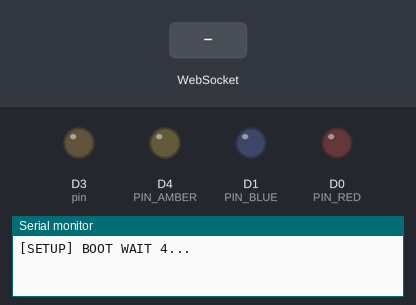
Simulated run of this sketch. Board: ESP8266 (NodeMCU). Parts: output pins drawn as LEDs (lit = HIGH), the last lines printed to the serial monitor. Dashed ring = blinking. The test bench sets the inputs (shaded band). WiFi joins after 1.5 s; servers stay silent unless stated.

Above: at 0.1 s.
At 6.7 s:
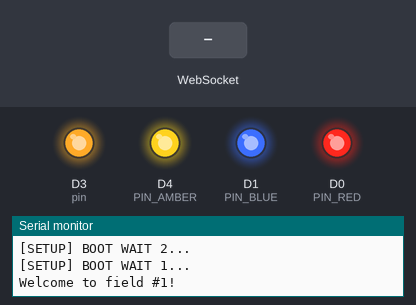
6.8 s: WebSocket text "red" received
At 7.1 s:
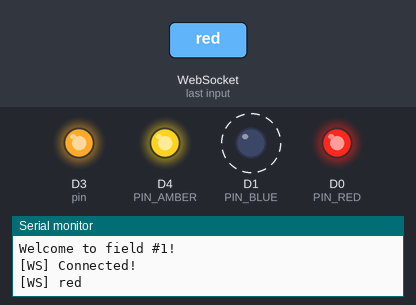
9.8 s: WebSocket text "blue" received
11.3 s: WebSocket text "green" received
Timing chart, 0 to 14.3 s (numbered marks = the images above; inputs shaded):
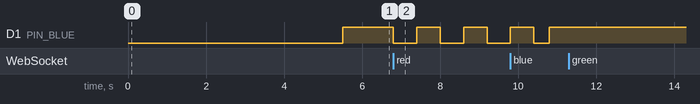

Measured:
- after the input at 6.8 s, D1 (PIN_BLUE): alternates HIGH for 0.60 s and LOW for 0.60 s, starting at once

The sketch:

Arduino.ino
```cpp
#include <Arduino.h>
#include <ArduinoJson.h>
#include <ESP8266WiFi.h>
#include <ESP8266WiFiMulti.h>
#include <WebSocketsClient.h>
#include <Hash.h>
#include <map>
using namespace std;

///////////////////////////////////////////////////////

const char *ssid = "FTC Arena";
const char *password = "****************";
const char *websocketServerIp = "192.168.1.2";
const int websocketServerPort = 8080;
const int fieldNum = 1;
const long blinkInterval = 600;
const bool debug = false;

const int PIN_RED = D0;
const int PIN_BLUE = D1;
const int PIN_GREEN = D3;
const int PIN_AMBER = D4;

///////////////////////////////////////////////////////

ESP8266WiFiMulti WiFiMulti;
WebSocketsClient webSocket;
typedef std::function<void(int index)> TimeoutCallback;

class Led {
  public:
    int pin = 0;
    bool isTimeoutRunning;
    int timeoutStart;
    int timeoutSeconds;
    TimeoutCallback timeoutCallback;
    bool isBlink;
    long previousMillis = 0;

    Led(int _pin) {
      pin = _pin;
    }

    void turnOn() {
      digitalWrite(pin, LOW);
    }
    void turnOff() {
      digitalWrite(pin, HIGH);
    }
    void toggle() {
      digitalWrite(pin, !digitalRead(pin));
    }
};
Led leds[] = {Led(PIN_RED), Led(PIN_BLUE), Led(PIN_GREEN), Led(PIN_AMBER)};

void ledEvent(const String color, const String state, int seconds) {
  int index;
  if (color == "red")
    index = 0;
  if (color == "blue")
    index = 1;
  if (color == "green")
    index = 2;
  if (color == "amber")
    index = 3;

  leds[index].isTimeoutRunning = false;

  if (state == "on") {
    leds[index].turnOn();
    leds[index].isBlink = false;
    if (seconds > 0) {
      leds[index].timeoutStart = millis();
      leds[index].timeoutSeconds = seconds;
      leds[index].timeoutCallback = [](int index) -> void {
        leds[index].turnOff();
      };
      leds[index].isTimeoutRunning = true;
    }
  } else if (state == "off") {
    if (seconds > 0) {
      leds[index].timeoutStart = millis();
      leds[index].timeoutSeconds = seconds;
      leds[index].timeoutCallback = [](int index) -> void {
        leds[index].isBlink = false;
        leds[index].turnOff();
      };
      leds[index].isTimeoutRunning = true;
    } else {
      leds[index].isBlink = false;
      leds[index].turnOff();
    }
  } else if (state == "blink") {
    leds[index].isBlink = true;
    if (seconds > 0) {
      leds[index].timeoutStart = millis();
      leds[index].timeoutSeconds = seconds;
      leds[index].timeoutCallback = [](int index) -> void {
        leds[index].isBlink = false;
        leds[index].turnOff();
      };
      leds[index].isTimeoutRunning = true;
    }
  }
}

void webSocketEvent(WStype_t type, uint8_t *payload, size_t length) {
  switch (type) {
    case WStype_DISCONNECTED:{
      Serial.println("[WS] Disconnected!");
      ledEvent("red", "blink", 0);
      ledEvent("blue", "off", 0);
      ledEvent("green", "off", 0);
      ledEvent("amber", "off", 0);
      break;
    }
    case WStype_CONNECTED:
      ledEvent("blue", "blink", 4);
      Serial.println("[WS] Connected!");
      break;
    case WStype_TEXT: {
      Serial.printf("[WS] %s\n", payload);
      DynamicJsonDocument json(1024);
      deserializeJson(json, payload);
      const String color = json[0];
      const int field = json[1];
      const String state = json[2];
      int seconds = json[3];
      if (field == fieldNum || field == -1) {
        ledEvent(color, state, seconds);
      }
      break;
    }
    case WStype_PING:
      // Pong will be send automatically
      Serial.println("[WS] Got ping");
      break;
    case WStype_PONG:
      // Got an answer to a ping we send
      Serial.println("[WS] Got pong");
      break;
  }
}

void setup() {
  Serial.begin(9600);
  Serial.setDebugOutput(debug);

  for (uint8_t t = 4; t > 0; t--) {
    Serial.printf("[SETUP] BOOT WAIT %d...\n", t);
    Serial.flush();
    delay(1000);
  }

  WiFiMulti.addAP(ssid, password);

  while (WiFiMulti.run() != WL_CONNECTED) {
    delay(100);
  }
  Serial.printf("\nWelcome to field #%d!\n\n", fieldNum);

  for (Led led : leds) {
    pinMode(led.pin, OUTPUT); // LED pin as output
    led.turnOff();
  }

  webSocket.begin(websocketServerIp, websocketServerPort, "/");
  webSocket.setReconnectInterval(5000);
  webSocket.onEvent(webSocketEvent);
}

void loop() {
  webSocket.loop();
  unsigned long currentMillis = millis();

  for (int i = 0; i < 4; i++) {
    if (leds[i].isTimeoutRunning && ((millis() - leds[i].timeoutStart) >= leds[i].timeoutSeconds * 1000)) {
      leds[i].isTimeoutRunning = false; // // prevent this code being run more then once
      leds[i].timeoutCallback(i);
    }

    if (leds[i].isBlink && currentMillis - leds[i].previousMillis >= blinkInterval) {
      leds[i].previousMillis = currentMillis;
      leds[i].toggle();
    }
  }
}
```
